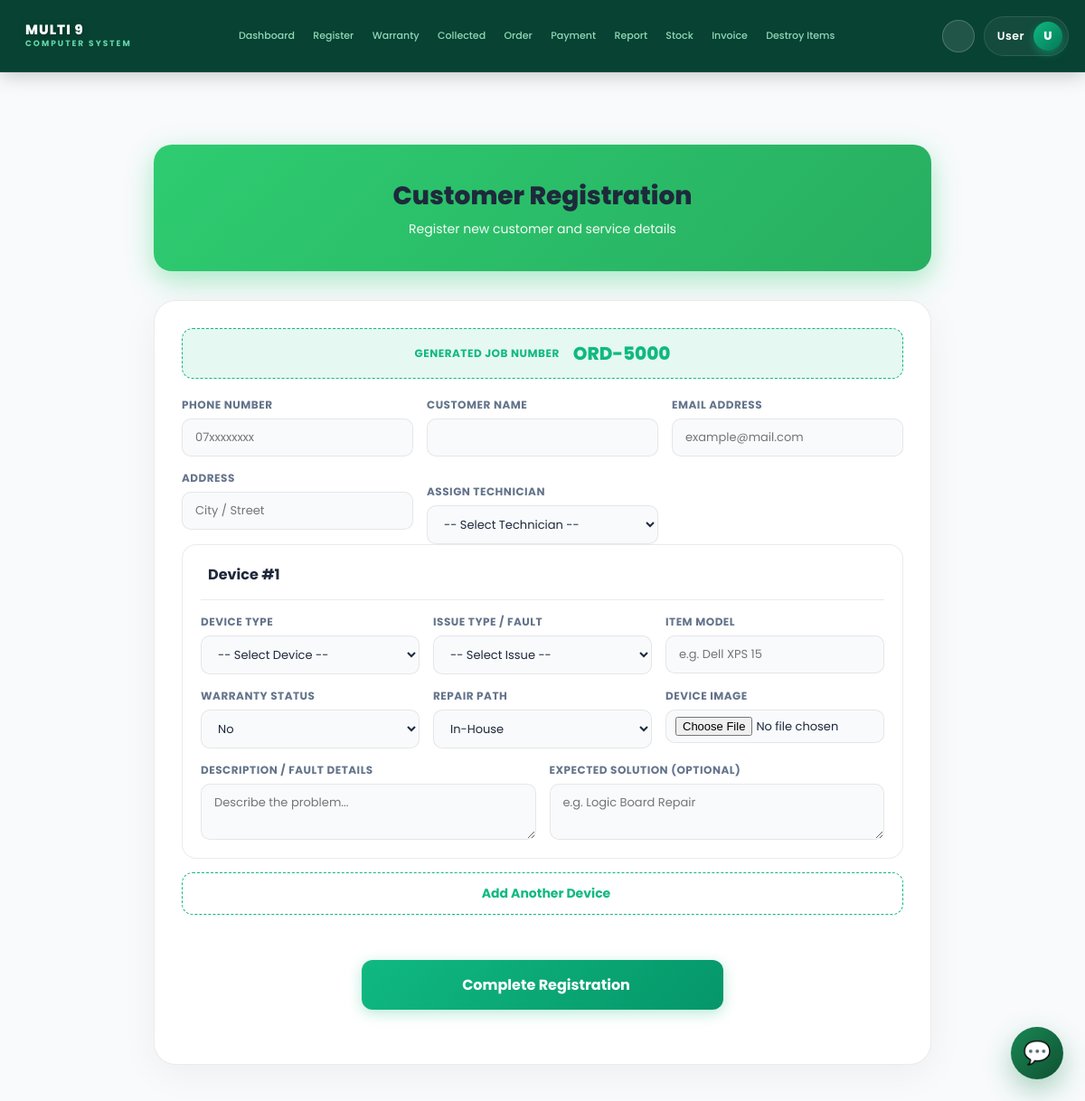
/register.php, run on an earlier commit of the app's database.
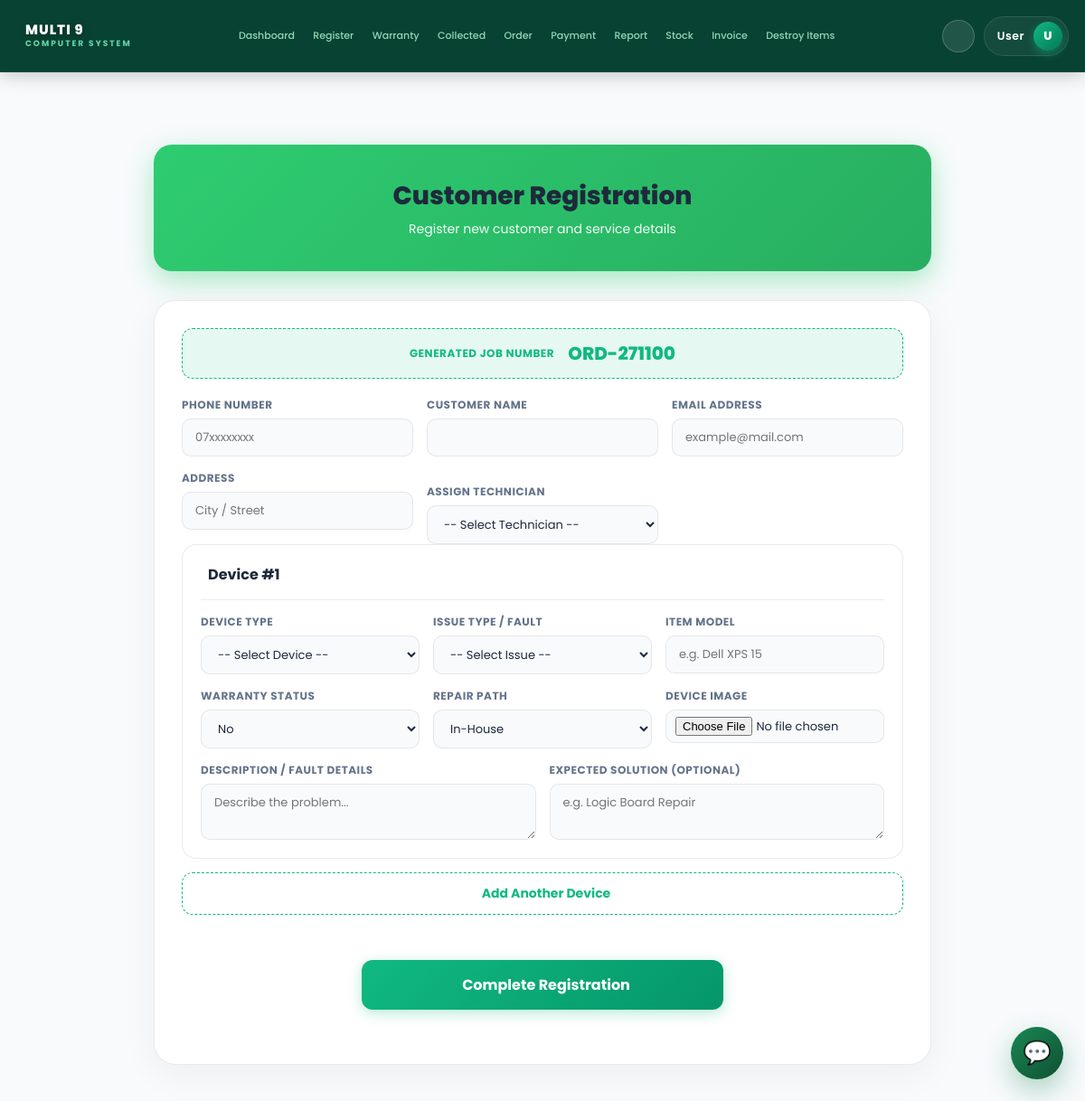
And on a later commit of the database.
### tables this page shows
CREATE TABLE `system_settings` (
  `id` int(11) NOT NULL,
  `shop_name` varchar(255) NOT NULL,
  `shop_address` text DEFAULT NULL,
  `shop_phone` varchar(20) DEFAULT NULL,
  `shop_email` varchar(100) DEFAULT NULL,
  `currency` varchar(10) DEFAULT 'Rs.',
  `job_prefix` varchar(20) DEFAULT 'ORD-',
  `next_job_no` int(11) DEFAULT 1000,
  `storage_limit` int(11) DEFAULT 0,
  `monthly_fee` decimal(10,2) DEFAULT 0.00,
  `disposal_limit` int(11) DEFAULT 0,
  `sms_api_key` text DEFAULT NULL,
  `invoice_prefix` varchar(20) DEFAULT 'INV-',
  `next_invoice_no` int(11) DEFAULT 1000,
  `invoice_terms` text DEFAULT NULL,
  `admin_password` varchar(255) DEFAULT 'admin123'
);

### register.php (the view, shortened to what this page needs)
<?php
include 'db_config.php';
$setting_query = "SELECT next_job_no FROM system_settings LIMIT 1";
$setting_result = mysqli_query($conn, $setting_query);
$setting_data = mysqli_fetch_assoc($setting_result);
$new_number = ($setting_data && isset($setting_data['next_job_no'])) ? $setting_data['next_job_no'] : 5000;
$job_no = "ORD-" . $new_number;
?>
<!DOCTYPE html>
<html lang="en">
<head>
    <?php include 'navbar.php'; ?>
</head>
<body class="<?= (isset($_COOKIE['darkMode']) && $_COOKIE['darkMode'] == 'enabled') ? 'dark-mode' : '' ?>">
<div class="container">
    <div class="page-header">
        <h1> Customer Registration</h1>
        <p>Register new customer and service details</p>
    </div>
    <div class="form-card">
        <form action="save_jobs.php" method="POST" enctype="multipart/form-data" id="regForm">
            <div class="step-content active" id="step-1">
                <div class="job-no-badge">
                    <label>Generated Job Number</label>
                    <div class="job-number"><?= $job_no ?></div>
                </div>
                <div class="form-grid">
                    <div class="form-group">
                        <label>Phone Number <span id="searching" class="loading-text">(Searching...)</span></label>
                        <input type="text" name="phone_number" id="customer_phone" placeholder="07xxxxxxxx" required autocomplete="off">
                    </div>
                    <div class="form-group">
                        <label>Customer Name</label>
                        <input type="text" name="customer_name" id="customer_name" required>
                    </div>
                    <div class="form-group">
                        <label>Email Address</label>
                        <input type="email" name="email" id="customer_email" placeholder="example@mail.com">
                    </div>
                    <div class="form-group">
                        <label>Address</label>
                        <input type="text" name="address" id="customer_address" placeholder="City / Street">
                    </div>
                <div class="form-grid">
                    <div class="form-group">
                        <label>Assign Technician</label>
                        <select name="technician_id" id="techSelect" required>
                            <option value="">-- Select Technician --</option>
                        </select>
                    </div>
                </div>
            </div>
            <div class="step-content" id="step-2">
                <div id="devicesContainer"></div>
                <button type="button" class="btn btn-add" onclick="addDevice()"><i class="ph-bold ph-plus"></i> Add Another Device</button>
                <div class="form-actions" style="justify-content: center; margin-top: 40px;">
                    <button type="submit" class="btn btn-primary" style="width: 100%; max-width: 400px; justify-content: center; font-size: 16px; padding: 15px;"><i class="ph-bold ph-check-circle" style="font-size: 20px;"></i> Complete Registration</button>
                </div>
            </div>
        </form>
    </div>
</div>
<?php include_once __DIR__ . '/chatbot.php'; ?>
</body>

What changed in the data, as far as the page shows it:
added system_settings: next_job_no "ORD-271100"
Also different on the page:
$job_no: "ORD-5000" → (not shown)
